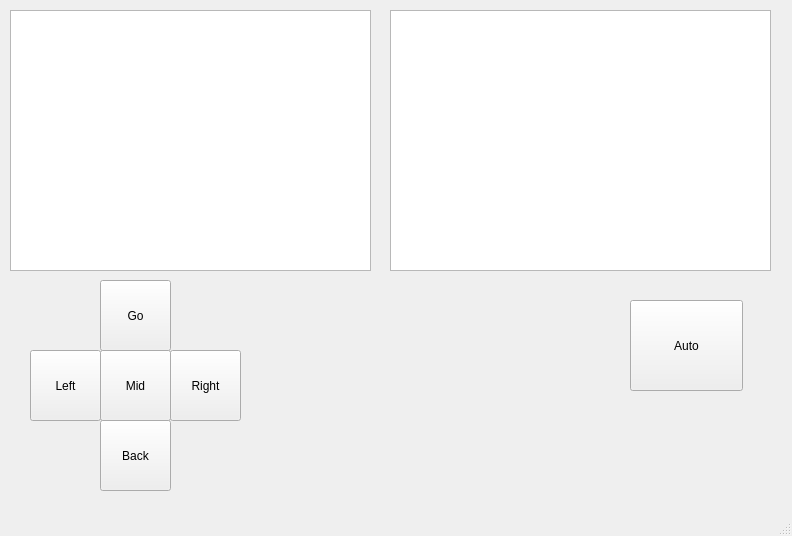
<?xml version="1.0" encoding="UTF-8"?>
<ui version="4.0">
 <class>MainWindow</class>
 <widget class="QMainWindow" name="MainWindow">
  <property name="geometry">
   <rect>
    <x>0</x>
    <y>0</y>
    <width>792</width>
    <height>536</height>
   </rect>
  </property>
  <property name="windowTitle">
   <string>MainWindow</string>
  </property>
  <widget class="QWidget" name="centralwidget">
   <widget class="QPushButton" name="btn_back">
    <property name="geometry">
     <rect>
      <x>100</x>
      <y>420</y>
      <width>71</width>
      <height>71</height>
     </rect>
    </property>
    <property name="text">
     <string>Back</string>
    </property>
   </widget>
   <widget class="QPushButton" name="btn_go">
    <property name="geometry">
     <rect>
      <x>100</x>
      <y>280</y>
      <width>71</width>
      <height>71</height>
     </rect>
    </property>
    <property name="text">
     <string>Go</string>
    </property>
   </widget>
   <widget class="QPushButton" name="btn_left">
    <property name="geometry">
     <rect>
      <x>30</x>
      <y>350</y>
      <width>71</width>
      <height>71</height>
     </rect>
    </property>
    <property name="text">
     <string>Left</string>
    </property>
   </widget>
   <widget class="QPushButton" name="btn_right">
    <property name="geometry">
     <rect>
      <x>170</x>
      <y>350</y>
      <width>71</width>
      <height>71</height>
     </rect>
    </property>
    <property name="text">
     <string>Right</string>
    </property>
   </widget>
   <widget class="QPushButton" name="btn_mid">
    <property name="geometry">
     <rect>
      <x>100</x>
      <y>350</y>
      <width>71</width>
      <height>71</height>
     </rect>
    </property>
    <property name="text">
     <string>Mid</string>
    </property>
   </widget>
   <widget class="QPlainTextEdit" name="text">
    <property name="geometry">
     <rect>
      <x>10</x>
      <y>10</y>
      <width>361</width>
      <height>261</height>
     </rect>
    </property>
   </widget>
   <widget class="QGraphicsView" name="camera">
    <property name="geometry">
     <rect>
      <x>390</x>
      <y>10</y>
      <width>381</width>
      <height>261</height>
     </rect>
    </property>
   </widget>
   <widget class="QPushButton" name="btn_auto">
    <property name="geometry">
     <rect>
      <x>630</x>
      <y>300</y>
      <width>113</width>
      <height>91</height>
     </rect>
    </property>
    <property name="text">
     <string>Auto</string>
    </property>
   </widget>
  </widget>
  <widget class="QMenuBar" name="menubar">
   <property name="geometry">
    <rect>
     <x>0</x>
     <y>0</y>
     <width>792</width>
     <height>22</height>
    </rect>
   </property>
  </widget>
  <widget class="QStatusBar" name="statusbar"/>
 </widget>
 <resources/>
 <connections>
  <connection>
   <sender>btn_go</sender>
   <signal>clicked()</signal>
   <receiver>MainWindow</receiver>
   <slot>clickedGo()</slot>
   <hints>
    <hint type="sourcelabel">
     <x>146</x>
     <y>339</y>
    </hint>
    <hint type="destinationlabel">
     <x>331</x>
     <y>337</y>
    </hint>
   </hints>
  </connection>
  <connection>
   <sender>btn_right</sender>
   <signal>clicked()</signal>
   <receiver>MainWindow</receiver>
   <slot>clickedRight()</slot>
   <hints>
    <hint type="sourcelabel">
     <x>217</x>
     <y>399</y>
    </hint>
    <hint type="destinationlabel">
     <x>267</x>
     <y>402</y>
    </hint>
   </hints>
  </connection>
  <connection>
   <sender>btn_mid</sender>
   <signal>clicked()</signal>
   <receiver>MainWindow</receiver>
   <slot>clickedMid()</slot>
   <hints>
    <hint type="sourcelabel">
     <x>137</x>
     <y>417</y>
    </hint>
    <hint type="destinationlabel">
     <x>84</x>
     <y>447</y>
    </hint>
   </hints>
  </connection>
  <connection>
   <sender>btn_left</sender>
   <signal>clicked()</signal>
   <receiver>MainWindow</receiver>
   <slot>clickedLeft()</slot>
   <hints>
    <hint type="sourcelabel">
     <x>46</x>
     <y>402</y>
    </hint>
    <hint type="destinationlabel">
     <x>10</x>
     <y>379</y>
    </hint>
   </hints>
  </connection>
  <connection>
   <sender>btn_back</sender>
   <signal>clicked()</signal>
   <receiver>MainWindow</receiver>
   <slot>clickedBack()</slot>
   <hints>
    <hint type="sourcelabel">
     <x>134</x>
     <y>479</y>
    </hint>
    <hint type="destinationlabel">
     <x>192</x>
     <y>489</y>
    </hint>
   </hints>
  </connection>
  <connection>
   <sender>btn_auto</sender>
   <signal>clicked()</signal>
   <receiver>MainWindow</receiver>
   <slot>toggleAuto()</slot>
   <hints>
    <hint type="sourcelabel">
     <x>669</x>
     <y>360</y>
    </hint>
    <hint type="destinationlabel">
     <x>701</x>
     <y>463</y>
    </hint>
   </hints>
  </connection>
 </connections>
 <slots>
  <slot>clickedGo()</slot>
  <slot>clickedLeft()</slot>
  <slot>clickedRight()</slot>
  <slot>clickedMid()</slot>
  <slot>clickedBack()</slot>
  <slot>toggleAuto()</slot>
 </slots>
</ui>
